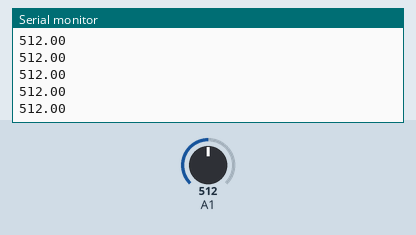
Recording of a sketch running on a simulated Arduino Uno, built with avr-gcc and run on an emulated ATmega328P. Parts: the last lines printed to the serial monitor. The test bench sets the inputs (shaded band); at power-on: A1 = 512.

Above: at 1.2 s.
1.3 s: A1 set to 716
At 1.31 s:
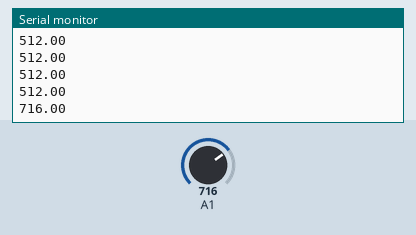
2.8 s: A1 set to 900
At 2.82 s:
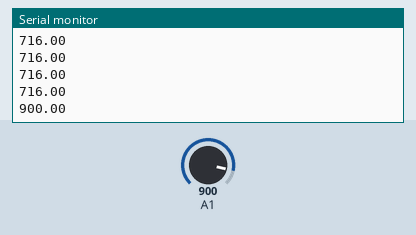
Timing chart, 0 to 5.8 s (numbered marks = the images above; inputs shaded):
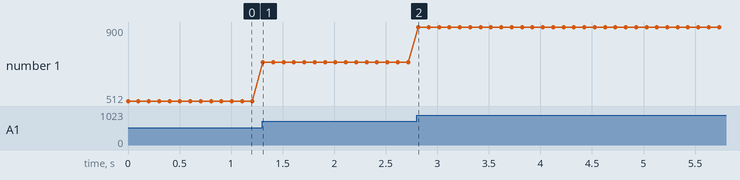

Measured:
- after the input at 1.3 s, the serial monitor: prints a new line at once (image 1)
- after the input at 2.8 s, the serial monitor: prints a new line at once (image 2)
- plotted number 1: 512 → 716 after the input at 1.3 s, 716 → 900 after the input at 2.8 s

The sketch:

Exp5abc.ino
```cpp
float x;
void setup() {
  pinMode(A1, INPUT);
  Serial.begin(9600);
}

void loop() {
  x = analogRead(A1);
  Serial.println(x);
  delay(100);
}
```
